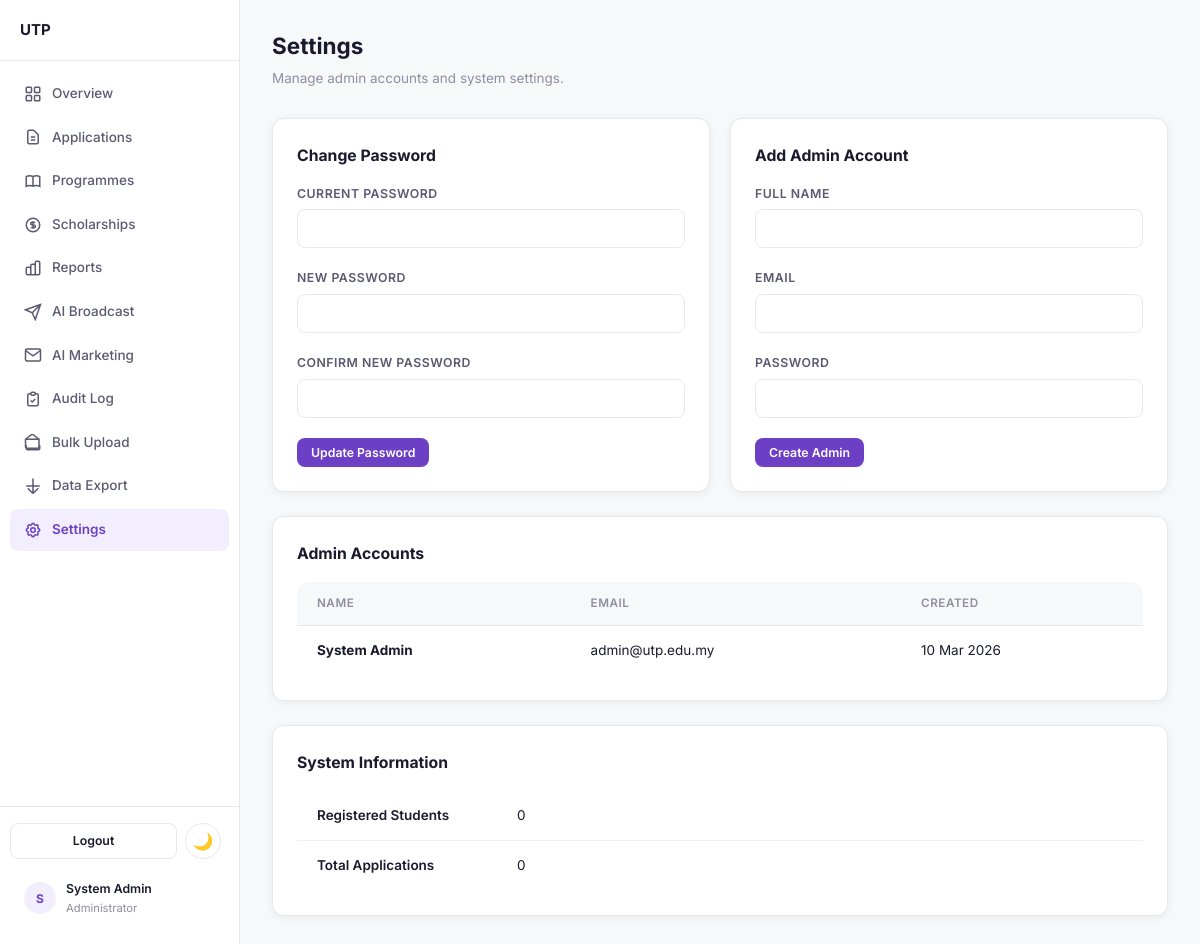
Screenshot of /admin/settings.php (signed in) with the database file from the repository.
### tables this page shows
CREATE TABLE IF NOT EXISTS users (
    id INT AUTO_INCREMENT PRIMARY KEY,
    full_name VARCHAR(100) NOT NULL,
    email VARCHAR(100) NOT NULL UNIQUE,
    password_hash VARCHAR(255) NOT NULL,
    ic_number VARCHAR(20) NOT NULL UNIQUE,
    phone VARCHAR(20) NOT NULL,
    role ENUM('student', 'admin') NOT NULL DEFAULT 'student',
    email_verified TINYINT(1) DEFAULT 0,
    totp_secret TEXT DEFAULT NULL,
    totp_enabled TINYINT(1) DEFAULT 0,
    created_at TIMESTAMP DEFAULT CURRENT_TIMESTAMP,
    updated_at TIMESTAMP DEFAULT CURRENT_TIMESTAMP ON UPDATE CURRENT_TIMESTAMP
);

### admin/settings.php (the view, shortened to what this page needs)
<?php
require_once __DIR__ . '/admin_header.php';
$db = getDB();
$admins = $db->query("SELECT id, full_name, email, created_at FROM users WHERE role = 'admin' ORDER BY created_at")->fetchAll();
$totalUsers = $db->query("SELECT COUNT(*) FROM users WHERE role = 'student'")->fetchColumn();
$totalApps = $db->query("SELECT COUNT(*) FROM applications")->fetchColumn();
?>
<div class="page-header">
    <h1>Settings</h1>
    <p>Manage admin accounts and system settings.</p>
</div>
<div class="grid-2">
    <div class="card">
        <h3 style="font-size:1.05rem; margin-bottom:16px;">Change Password</h3>
        <form method="POST">
            <div class="form-group">
                <label class="form-label">Current Password</label>
                <input type="password" name="current_password" class="form-input admin-focus" required autocomplete="current-password">
            </div>
            <div class="form-group">
                <label class="form-label">New Password</label>
                <input type="password" name="new_password" class="form-input admin-focus" required autocomplete="new-password">
            </div>
            <div class="form-group">
                <label class="form-label">Confirm New Password</label>
                <input type="password" name="confirm_password" class="form-input admin-focus" required autocomplete="new-password">
            </div>
            <button type="submit" class="btn btn-purple btn-sm">Update Password</button>
        </form>
    </div>
    <div class="card">
        <h3 style="font-size:1.05rem; margin-bottom:16px;">Add Admin Account</h3>
        <form method="POST">
            <div class="form-group">
                <label class="form-label">Full Name</label>
                <input type="text" name="full_name" class="form-input admin-focus" required>
            </div>
            <div class="form-group">
                <label class="form-label">Email</label>
                <input type="email" name="email" class="form-input admin-focus" required>
            </div>
            <div class="form-group">
                <label class="form-label">Password</label>
                <input type="password" name="password" class="form-input admin-focus" required autocomplete="new-password">
            </div>
            <button type="submit" class="btn btn-purple btn-sm">Create Admin</button>
        </form>
    </div>
</div>
<div class="card mt-6">
    <h3 style="font-size:1.05rem; margin-bottom:16px;">Admin Accounts</h3>
    <div class="table-wrap" style="border:none; box-shadow:none;">
        <table>
            <thead><tr><th>Name</th><th>Email</th><th>Created</th></tr></thead>
            <tbody>
            <?php foreach ($admins as $admin): ?>
                <tr>
                    <td><strong><?= htmlspecialchars($admin['full_name']) ?></strong></td>
                    <td><?= htmlspecialchars($admin['email']) ?></td>
                    <td><?= date('d M Y', strtotime($admin['created_at'])) ?></td>
                </tr>
            <?php endforeach; ?>
            </tbody>
        </table>
    </div>
</div>
<div class="card mt-6">
    <h3 style="font-size:1.05rem; margin-bottom:16px;">System Information</h3>
    <div class="table-wrap" style="border:none; box-shadow:none;">
        <table>
            <tr><td style="width:200px; font-weight:600;">Registered Students</td><td><?= $totalUsers ?></td></tr>
            <tr><td style="font-weight:600;">Total Applications</td><td><?= $totalApps ?></td></tr>
        </table>
    </div>
</div>
<?php require_once __DIR__ . '/admin_footer.php'; ?>

### assets/css/style.css (style rules this page uses)
*, *::before, *::after { margin: 0; padding: 0; box-sizing: border-box; }
:root { --orange: #e8630a; --orange-hover: #cf5800; --orange-light: #fff4ec; --orange-badge: #fef0e6; --purple: #6c3fc5; --purple-hover: #5a32a3; --purple-light: #f3eefe; --purple-badge: #ece5f9; --text: #1a1a2e; --text-secondary: #5a5a72; --text-muted: #8e8ea0; --bg: #ffffff; --bg-page: #f7f8fa; --border: #e8e8e8; --border-light: #f0f0f3; --card-shadow: 0 2px 8px rgba(0,0,0,0.06); --card-shadow-hover: 0 4px 16px rgba(0,0,0,0.1); --green: #22a867; --green-bg: #edfaf3; --yellow: #e6a817; --yellow-bg: #fef9ea; --red: #dc3545; --red-bg: #fef0f1; --blue: #3b82f6; --blue-bg: #eff6ff; --radius: 8px; --radius-lg: 12px; --font: 'Inter', -apple-system, BlinkMacSystemFont, sans-serif; }
html { font-size: 15px; }
body { font-family: var(--font); color: var(--text); background: var(--bg-page); line-height: 1.6; -webkit-font-smoothing: antialiased; }
button, input, select, textarea { font-family: inherit; font-size: inherit; }
.btn { display: inline-flex; align-items: center; justify-content: center; gap: 8px; padding: 10px 20px; border-radius: var(--radius); font-weight: 600; font-size: 0.9rem; border: none; cursor: pointer; transition: all 0.2s; text-decoration: none; line-height: 1.4; }
.btn-purple { background: var(--purple); color: #fff; }
.btn-sm { padding: 6px 14px; font-size: 0.82rem; }
.card { background: var(--bg); border: 1px solid var(--border); border-radius: var(--radius-lg); padding: 24px; box-shadow: var(--card-shadow); transition: box-shadow 0.2s; }
.form-group { margin-bottom: 20px; }
.form-label { display: block; font-size: 0.82rem; font-weight: 600; color: var(--text-secondary); text-transform: uppercase; letter-spacing: 0.5px; margin-bottom: 6px; }
.form-input { width: 100%; padding: 10px 14px; border: 1.5px solid var(--border); border-radius: var(--radius); font-size: 0.95rem; color: var(--text); background: var(--bg); transition: border-color 0.2s; outline: none; }
.form-input::placeholder { color: var(--text-muted); }
.table-wrap { background: var(--bg); border: 1px solid var(--border); border-radius: var(--radius-lg); overflow-x: auto; -webkit-overflow-scrolling: touch; }
.table-wrap table { width: 100%; border-collapse: collapse; }
.table-wrap th { text-align: left; padding: 12px 20px; font-size: 0.78rem; font-weight: 600; color: var(--text-muted); text-transform: uppercase; letter-spacing: 0.5px; border-bottom: 1px solid var(--border); background: var(--bg-page); }
.table-wrap td { padding: 14px 20px; font-size: 0.9rem; border-bottom: 1px solid var(--border-light); }
.table-wrap tr:last-child td { border-bottom: none; }
.page-header { margin-bottom: 28px; }
.page-header h1 { font-size: 1.5rem; font-weight: 700; color: var(--text); }
.page-header p { color: var(--text-muted); font-size: 0.9rem; margin-top: 4px; }
.grid-2 { display: grid; grid-template-columns: 1fr 1fr; gap: 20px; }
.mt-6 { margin-top: 24px; }

### assets/css/dark-mode.css (style rules this page uses)
body, .navbar, .sidebar, .card, .admin-card, input, select, textarea, .btn { transition: background-color 0.3s ease, color 0.3s ease, border-color 0.3s ease; }

### rows the page displays
users: full_name "System Admin", email "admin@utp.edu.my", created_at "10 Mar 2026"

### other values shown
$initials "S"
$currentUser['full_name'] "System Admin"
$totalUsers "0"
$totalApps "0"
